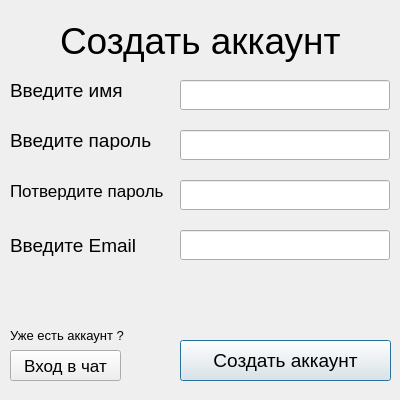
<?xml version="1.0" encoding="UTF-8"?>
<ui version="4.0">
 <class>Dialog_login</class>
 <widget class="QDialog" name="Dialog_login">
  <property name="geometry">
   <rect>
    <x>0</x>
    <y>0</y>
    <width>400</width>
    <height>400</height>
   </rect>
  </property>
  <property name="minimumSize">
   <size>
    <width>400</width>
    <height>400</height>
   </size>
  </property>
  <property name="font">
   <font>
    <pointsize>13</pointsize>
   </font>
  </property>
  <property name="windowTitle">
   <string>Dialog</string>
  </property>
  <property name="styleSheet">
   <string notr="true"/>
  </property>
  <widget class="QLabel" name="label_login">
   <property name="geometry">
    <rect>
     <x>60</x>
     <y>10</y>
     <width>281</width>
     <height>61</height>
    </rect>
   </property>
   <property name="font">
    <font>
     <pointsize>28</pointsize>
    </font>
   </property>
   <property name="text">
    <string>Создать аккаунт</string>
   </property>
  </widget>
  <widget class="QLabel" name="label_name">
   <property name="geometry">
    <rect>
     <x>10</x>
     <y>80</y>
     <width>131</width>
     <height>20</height>
    </rect>
   </property>
   <property name="font">
    <font>
     <pointsize>14</pointsize>
    </font>
   </property>
   <property name="text">
    <string>Введите имя</string>
   </property>
  </widget>
  <widget class="QLabel" name="label_password">
   <property name="geometry">
    <rect>
     <x>10</x>
     <y>130</y>
     <width>151</width>
     <height>20</height>
    </rect>
   </property>
   <property name="font">
    <font>
     <pointsize>14</pointsize>
    </font>
   </property>
   <property name="text">
    <string>Введите пароль</string>
   </property>
  </widget>
  <widget class="QLabel" name="label_email">
   <property name="geometry">
    <rect>
     <x>10</x>
     <y>230</y>
     <width>141</width>
     <height>31</height>
    </rect>
   </property>
   <property name="font">
    <font>
     <pointsize>14</pointsize>
    </font>
   </property>
   <property name="text">
    <string>Введите Email</string>
   </property>
  </widget>
  <widget class="QLineEdit" name="lineEdit_name">
   <property name="geometry">
    <rect>
     <x>180</x>
     <y>80</y>
     <width>210</width>
     <height>30</height>
    </rect>
   </property>
   <property name="font">
    <font>
     <pointsize>10</pointsize>
    </font>
   </property>
  </widget>
  <widget class="QLineEdit" name="lineEdit_password">
   <property name="geometry">
    <rect>
     <x>180</x>
     <y>130</y>
     <width>210</width>
     <height>30</height>
    </rect>
   </property>
   <property name="font">
    <font>
     <pointsize>10</pointsize>
    </font>
   </property>
   <property name="echoMode">
    <enum>QLineEdit::Password</enum>
   </property>
  </widget>
  <widget class="QLineEdit" name="lineEdit_email">
   <property name="geometry">
    <rect>
     <x>180</x>
     <y>230</y>
     <width>210</width>
     <height>30</height>
    </rect>
   </property>
   <property name="font">
    <font>
     <pointsize>10</pointsize>
     <stylestrategy>PreferAntialias</stylestrategy>
    </font>
   </property>
  </widget>
  <widget class="QPushButton" name="btn_sing_up">
   <property name="geometry">
    <rect>
     <x>180</x>
     <y>340</y>
     <width>211</width>
     <height>41</height>
    </rect>
   </property>
   <property name="font">
    <font>
     <pointsize>14</pointsize>
    </font>
   </property>
   <property name="text">
    <string>Создать аккаунт</string>
   </property>
  </widget>
  <widget class="QLineEdit" name="lineEdit_password_conform">
   <property name="geometry">
    <rect>
     <x>180</x>
     <y>180</y>
     <width>210</width>
     <height>30</height>
    </rect>
   </property>
   <property name="font">
    <font>
     <pointsize>10</pointsize>
    </font>
   </property>
   <property name="text">
    <string/>
   </property>
   <property name="echoMode">
    <enum>QLineEdit::Password</enum>
   </property>
  </widget>
  <widget class="QLabel" name="label_password_password_conform">
   <property name="geometry">
    <rect>
     <x>10</x>
     <y>180</y>
     <width>161</width>
     <height>21</height>
    </rect>
   </property>
   <property name="font">
    <font>
     <pointsize>13</pointsize>
    </font>
   </property>
   <property name="text">
    <string>Потвердите пароль</string>
   </property>
  </widget>
  <widget class="QLabel" name="label_info">
   <property name="geometry">
    <rect>
     <x>20</x>
     <y>280</y>
     <width>361</width>
     <height>31</height>
    </rect>
   </property>
   <property name="font">
    <font>
     <pointsize>14</pointsize>
    </font>
   </property>
   <property name="styleSheet">
    <string notr="true">color: rgb(255, 0, 0);</string>
   </property>
   <property name="text">
    <string/>
   </property>
   <property name="alignment">
    <set>Qt::AlignCenter</set>
   </property>
  </widget>
  <widget class="QPushButton" name="pushButton_back_login">
   <property name="geometry">
    <rect>
     <x>10</x>
     <y>350</y>
     <width>111</width>
     <height>31</height>
    </rect>
   </property>
   <property name="text">
    <string>Вход в чат</string>
   </property>
  </widget>
  <widget class="QLabel" name="label">
   <property name="geometry">
    <rect>
     <x>10</x>
     <y>320</y>
     <width>121</width>
     <height>31</height>
    </rect>
   </property>
   <property name="font">
    <font>
     <pointsize>10</pointsize>
    </font>
   </property>
   <property name="text">
    <string>Уже есть аккаунт ?</string>
   </property>
  </widget>
 </widget>
 <resources/>
 <connections/>
</ui>
